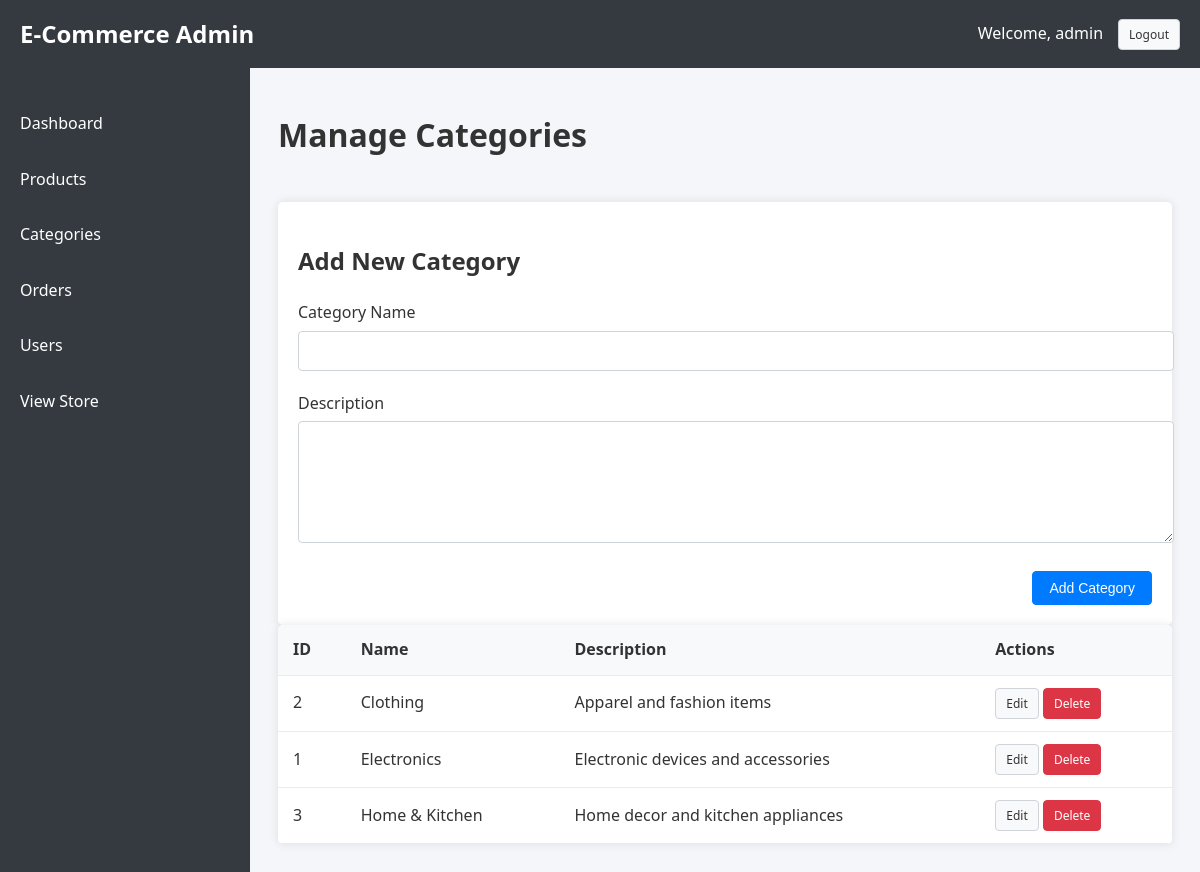
Screenshot of /admin/categories.php (signed in) with the database file from the repository.
### tables this page shows
CREATE TABLE categories (
    id INT AUTO_INCREMENT PRIMARY KEY,
    name VARCHAR(100) NOT NULL,
    description TEXT
);

### admin/categories.php (the view, shortened to what this page needs)
<?php
$database = new Database();
$db = $database->getConnection();
$query = "SELECT * FROM categories ORDER BY name";
$stmt = $db->prepare($query);
$stmt->execute();
$categories = $stmt->fetchAll(PDO::FETCH_ASSOC);
$category_to_edit = null;
?>
<!DOCTYPE html>
<html lang="en">
<head>
    <link rel="stylesheet" href="../assets/css/admin.css">
</head>
<body>
    <?php include 'includes/header.php'; ?>
    <div class="admin-container">
        <?php include 'includes/sidebar.php'; ?>
        <div class="admin-content">
            <div class="content-header">
                <h1>Manage Categories</h1>
            </div>
            <div class="admin-form">
                <h2><?php echo $category_to_edit ? 'Edit Category' : 'Add New Category'; ?></h2>
                <form action="categories.php" method="post">
                    <div class="form-group">
                        <label for="name">Category Name</label>
                        <input type="text" id="name" name="name" value="<?php echo $category_to_edit ? $category_to_edit['name'] : ''; ?>" required>
                    </div>
                    <div class="form-group">
                        <label for="description">Description</label>
                        <textarea id="description" name="description"><?php echo $category_to_edit ? $category_to_edit['description'] : ''; ?></textarea>
                    </div>
                    <div class="form-actions">
                        <button type="submit" class="btn btn-primary"><?php echo $category_to_edit ? 'Update Category' : 'Add Category'; ?></button>
                    </div>
                </form>
            </div>
            <div class="admin-table-container">
                <table class="admin-table">
                    <thead>
                        <tr>
                            <th>ID</th>
                            <th>Name</th>
                            <th>Description</th>
                            <th>Actions</th>
                        </tr>
                    </thead>
                    <tbody>
                        <?php foreach ($categories as $category): ?>
                            <tr>
                                <td><?php echo $category['id']; ?></td>
                                <td><?php echo $category['name']; ?></td>
                                <td><?php echo $category['description']; ?></td>
                                <td>
                                    <a href="categories.php?edit=<?php echo $category['id']; ?>" class="btn btn-small">Edit</a>
                                    <a href="categories.php?delete=<?php echo $category['id']; ?>" class="btn btn-small btn-danger" onclick="return confirm('Are you sure you want to delete this category?')">Delete</a>
                                </td>
                            </tr>
                        <?php endforeach; ?>
                    </tbody>
                </table>
            </div>
        </div>
    </div>
</body>
</html>

### admin/includes/header.php
<header class="admin-header">
    <div class="admin-header-content">
        <div class="admin-logo">
            <a href="dashboard.php">E-Commerce Admin</a>
        </div>
        <div class="admin-user">
            <span>Welcome, <?php echo $_SESSION['username']; ?></span>
            <a href="../logout.php" class="btn btn-small">Logout</a>
        </div>
    </div>
</header>

### admin/includes/sidebar.php
<div class="admin-sidebar">
    <nav class="admin-nav">
        <ul>
            <li><a href="dashboard.php">Dashboard</a></li>
            <li><a href="products.php">Products</a></li>
            <li><a href="categories.php">Categories</a></li>
            <li><a href="orders.php">Orders</a></li>
            <li><a href="users.php">Users</a></li>
            <li><a href="../index.php">View Store</a></li>
        </ul>
    </nav>
</div>

### assets/css/admin.css (style rules this page uses)
body { font-family: "Segoe UI", Tahoma, Geneva, Verdana, sans-serif; line-height: 1.6; color: #333; background-color: #f4f6f9; }
.admin-container { display: flex; min-height: 100vh; }
.admin-header { background-color: #343a40; color: #fff; padding: 15px 0; position: fixed; top: 0; left: 0; right: 0; z-index: 1000; }
.admin-header-content { display: flex; justify-content: space-between; align-items: center; padding: 0 20px; }
.admin-logo a { color: #fff; font-size: 24px; font-weight: bold; text-decoration: none; }
.admin-user { display: flex; align-items: center; }
.admin-user span { margin-right: 15px; }
.admin-sidebar { width: 250px; background-color: #343a40; color: #fff; padding-top: 80px; position: fixed; top: 0; bottom: 0; left: 0; overflow-y: auto; }
.admin-nav ul { list-style-type: none; padding: 0; }
.admin-nav ul li { padding: 10px 20px; }
.admin-nav ul li a { color: #fff; text-decoration: none; display: block; padding: 5px 0; transition: all 0.3s; }
.admin-content { flex: 1; padding: 80px 20px 20px 270px; }
.admin-table-container { background-color: #fff; border-radius: 5px; box-shadow: 0 0 10px rgba(0, 0, 0, 0.1); overflow-x: auto; }
.admin-table { width: 100%; border-collapse: collapse; }
.admin-table th, .admin-table td { padding: 12px 15px; text-align: left; border-bottom: 1px solid #e9ecef; }
.admin-table th { background-color: #f8f9fa; font-weight: bold; }
.admin-form { background-color: #fff; border-radius: 5px; box-shadow: 0 0 10px rgba(0, 0, 0, 0.1); padding: 20px; }
.form-group { margin-bottom: 20px; }
.form-group label { display: block; margin-bottom: 5px; font-weight: 500; }
.form-group input, .form-group textarea, .form-group select { width: 100%; padding: 10px; border: 1px solid #ced4da; border-radius: 4px; font-size: 16px; }
.form-group textarea { resize: vertical; min-height: 100px; }
.form-actions { margin-top: 20px; text-align: right; }
.btn { display: inline-block; padding: 8px 16px; background-color: #f8f9fa; color: #333; border: 1px solid #ced4da; border-radius: 4px; cursor: pointer; font-size: 14px; text-decoration: none; transition: all 0.3s; }
.btn-primary { background-color: #007bff; color: #fff; border-color: #007bff; }
.btn-danger { background-color: #dc3545; color: #fff; border-color: #dc3545; }
.btn-small { padding: 5px 10px; font-size: 12px; }
.content-header { display: flex; justify-content: space-between; align-items: center; margin-bottom: 20px; }

### rows the page displays
categories: id "2", name "Clothing", description "Apparel and fashion items"
categories: id "1", name "Electronics", description "Electronic devices and accessories"
categories: id "3", name "Home & Kitchen", description "Home decor and kitchen appliances"

### other values shown
$_SESSION['username'] "admin"
